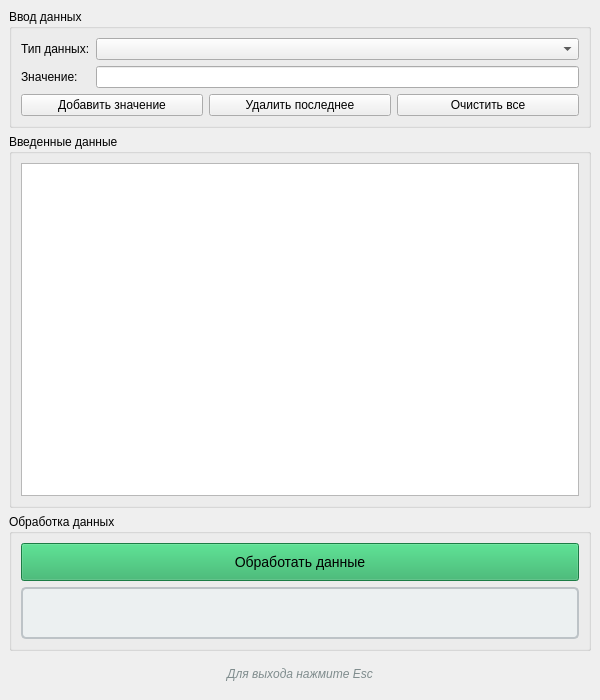
<?xml version="1.0" encoding="UTF-8"?>
<ui version="4.0">
 <class>MainWindow</class>
 <widget class="QMainWindow" name="MainWindow">
  <property name="geometry">
   <rect>
    <x>0</x>
    <y>0</y>
    <width>600</width>
    <height>700</height>
   </rect>
  </property>
  <property name="windowTitle">
   <string>Система управления данными районов города</string>
  </property>
  <widget class="QWidget" name="centralWidget">
   <layout class="QVBoxLayout" name="verticalLayout">
    <item>
     <widget class="QGroupBox" name="inputGroup">
      <property name="title">
       <string>Ввод данных</string>
      </property>
      <layout class="QGridLayout" name="gridLayout">
       <item row="0" column="0">
        <widget class="QLabel" name="dataTypeLabel">
         <property name="text">
          <string>Тип данных:</string>
         </property>
        </widget>
       </item>
       <item row="0" column="1">
        <widget class="QComboBox" name="dataTypeComboBox"/>
       </item>
       <item row="1" column="0">
        <widget class="QLabel" name="valueLabel">
         <property name="text">
          <string>Значение:</string>
         </property>
        </widget>
       </item>
       <item row="1" column="1">
        <widget class="QLineEdit" name="valueLineEdit"/>
       </item>
       <item row="2" column="0" colspan="2">
        <layout class="QHBoxLayout" name="horizontalLayout">
         <item>
          <widget class="QPushButton" name="addValueButton">
           <property name="text">
            <string>Добавить значение</string>
           </property>
          </widget>
         </item>
         <item>
          <widget class="QPushButton" name="removeLastButton">
           <property name="text">
            <string>Удалить последнее</string>
           </property>
          </widget>
         </item>
         <item>
          <widget class="QPushButton" name="clearButton">
           <property name="text">
            <string>Очистить все</string>
           </property>
          </widget>
         </item>
        </layout>
       </item>
      </layout>
     </widget>
    </item>
    <item>
     <widget class="QGroupBox" name="dataGroup">
      <property name="title">
       <string>Введенные данные</string>
      </property>
      <layout class="QVBoxLayout" name="verticalLayout_2">
       <item>
        <widget class="QTextEdit" name="valuesTextEdit">
         <property name="maximumHeight">
          <number>150</number>
         </property>
        </widget>
       </item>
      </layout>
     </widget>
    </item>
    <item>
     <widget class="QGroupBox" name="processGroup">
      <property name="title">
       <string>Обработка данных</string>
      </property>
      <layout class="QVBoxLayout" name="verticalLayout_3">
       <item>
        <widget class="QPushButton" name="processButton">
         <property name="text">
          <string>Обработать данные</string>
         </property>
         <property name="styleSheet">
          <string notr="true">background-color: #27ae60; font-size: 14px; padding: 10px;</string>
         </property>
        </widget>
       </item>
       <item>
        <widget class="QLabel" name="resultLabel">
         <property name="text">
          <string/>
         </property>
         <property name="styleSheet">
          <string notr="true">font-weight: bold; font-size: 16px; color: #2c3e50; background-color: #ecf0f1; padding: 15px; border-radius: 5px; border: 2px solid #bdc3c7;</string>
         </property>
         <property name="alignment">
          <set>Qt::AlignCenter</set>
         </property>
        </widget>
       </item>
      </layout>
     </widget>
    </item>
    <item>
     <widget class="QLabel" name="infoLabel">
      <property name="text">
       <string>Для выхода нажмите Esc</string>
      </property>
      <property name="alignment">
       <set>Qt::AlignCenter</set>
      </property>
      <property name="styleSheet">
       <string notr="true">color: #7f8c8d; font-style: italic; padding: 10px;</string>
      </property>
     </widget>
    </item>
   </layout>
  </widget>
 </widget>
 <resources>
  <include location="resources.qrc"/>
 </resources>
 <connections/>
</ui>
